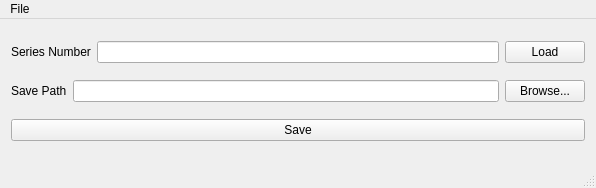
<?xml version="1.0" encoding="UTF-8"?>
<ui version="4.0">
 <class>MainWindow</class>
 <widget class="QMainWindow" name="MainWindow">
  <property name="geometry">
   <rect>
    <x>0</x>
    <y>0</y>
    <width>596</width>
    <height>188</height>
   </rect>
  </property>
  <property name="windowTitle">
   <string>WDTVHelper</string>
  </property>
  <widget class="QWidget" name="centralWidget">
   <layout class="QVBoxLayout" name="verticalLayout">
    <item>
     <layout class="QHBoxLayout" name="horizontalLayout">
      <item>
       <widget class="QLabel" name="label">
        <property name="text">
         <string>Series Number</string>
        </property>
       </widget>
      </item>
      <item>
       <widget class="QLineEdit" name="seriesNumberLineEdit"/>
      </item>
      <item>
       <widget class="QPushButton" name="load">
        <property name="text">
         <string>Load</string>
        </property>
       </widget>
      </item>
     </layout>
    </item>
    <item>
     <layout class="QHBoxLayout" name="horizontalLayout_2">
      <item>
       <widget class="QLabel" name="label_2">
        <property name="text">
         <string>Save Path</string>
        </property>
       </widget>
      </item>
      <item>
       <widget class="QLineEdit" name="savePathLineEdit"/>
      </item>
      <item>
       <widget class="QPushButton" name="pushButton">
        <property name="text">
         <string>Browse...</string>
        </property>
       </widget>
      </item>
     </layout>
    </item>
    <item>
     <widget class="QPushButton" name="pushButton_2">
      <property name="text">
       <string>Save</string>
      </property>
     </widget>
    </item>
   </layout>
  </widget>
  <widget class="QMenuBar" name="menuBar">
   <property name="geometry">
    <rect>
     <x>0</x>
     <y>0</y>
     <width>596</width>
     <height>26</height>
    </rect>
   </property>
   <widget class="QMenu" name="menuFile">
    <property name="title">
     <string>File</string>
    </property>
    <addaction name="actionExit"/>
   </widget>
   <addaction name="menuFile"/>
  </widget>
  <widget class="QStatusBar" name="statusBar"/>
  <action name="actionExit">
   <property name="text">
    <string>Exit</string>
   </property>
  </action>
 </widget>
 <layoutdefault spacing="6" margin="11"/>
 <resources/>
 <connections>
  <connection>
   <sender>actionExit</sender>
   <signal>triggered()</signal>
   <receiver>MainWindow</receiver>
   <slot>close()</slot>
   <hints>
    <hint type="sourcelabel">
     <x>-1</x>
     <y>-1</y>
    </hint>
    <hint type="destinationlabel">
     <x>297</x>
     <y>93</y>
    </hint>
   </hints>
  </connection>
 </connections>
 <slots>
  <slot>on_load_clicked()</slot>
 </slots>
</ui>
